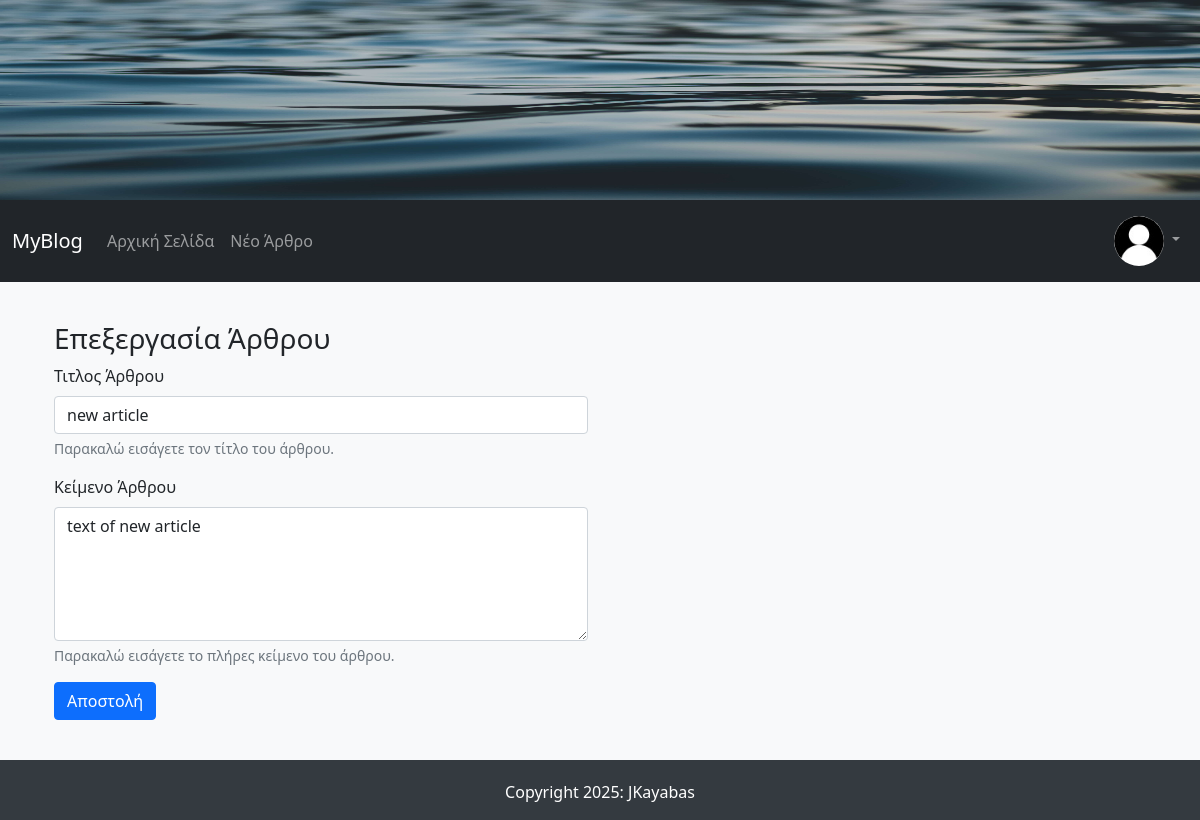
Page /edit_article/1 (signed in) on the committed database.
### FlaskBlogApp/models.py (models this page shows, shortened)
class User(db.Model, UserMixin):
    id = db.Column(db.Integer, primary_key=True)
    username = db.Column(db.String(15), unique=True, nullable=False)
    email = db.Column(db.String(150), unique=True, nullable=False)
    password = db.Column(db.String(36), nullable=False)
    profile_image = db.Column(db.String(30), default ='default_profile_image.jpg')
    articles = db.relationship('Article', backref='author', lazy=True)

class Article(db.Model):
    id = db.Column(db.Integer, primary_key = True)
    article_title = db.Column(db.String(50), nullable=False)
    article_body  = db.Column(db.Text(), nullable=False)
    article_image = db.Column(db.String(30), default ='default_article_image.jpg')
    date_created = db.Column(db.DateTime, nullable=False, default=datetime.utcnow)
    user_id = db.Column(db.Integer, db.ForeignKey('user.id'), nullable=False)

### FlaskBlogApp/routes.py (the view)
@app.route("/edit_article/<int:article_id>", methods=['GET', 'POST'])
@login_required
def edit_article(article_id):
    article = Article.query.filter_by(id=article_id, author=current_user).first_or_404()
    form = NewArticleForm(article_title=article.article_title, article_body=article.article_body)
    if request.method == 'POST' and form.validate_on_submit():
        article.article_title = form.article_title.data
        article.article_body = form.article_body.data
        db.session.commit()
        flash(f"Το άρθρο με τίτλο <b>{article.article_title} </b>ενημερώθηκε με επιτυχία.", "success")
        return redirect(url_for('root'))
    return render_template("new_article.html", form=form, page_title="Επεξεργασία Άρθρου")

### FlaskBlogApp/forms.py
class NewArticleForm(FlaskForm):
    article_title = StringField(label="Τιτλος Άρθρου",
                           validators=[DataRequired(message="Αυτό το πεδίο δεν μπορεί να είναι κενό."),
                                      Length(min =3, max=50,message="Αυτό το πεδίο πρέπει να είναι από 3 έως 50 χαρακτήρες")])
    article_body = TextAreaField(label="Κείμενο Άρθρου",
                        validators=[DataRequired(message="Αυτό το πεδίο δεν μπορεί να είναι κενό."),
                                    Length(min =5,message="Αυτό το πεδίο πρέπει να έχει τουλαχιστον 5 χαρακτήρες")])
    submit = SubmitField("Αποστολή")

### FlaskBlogApp/models.py (called while the page is built)
@login_manager.user_loader
def load_user(user_id):
    return User.query.get(int(user_id))

### FlaskBlogApp/templates/new_article.html (shortened to what this page needs)
{% extends "base.html" %}
{% block content %}
<div class="container login-container">
  <div class="row">
    <div class="col-md-6 login-form-1">
        <h3>{{page_title}}</h3>
        <form method="POST">
          <div class="mb-3">
            {{ form.article_title.label(class="form-label") }}
            {{ form.article_title(class="form-control", required=False) }}
            <div id="article_titleHelp" class="form-text">Παρακαλώ εισάγετε τον τίτλο του άρθρου.</div>
          </div>
          <div class="mb-3">
            {{ form.article_body.label(class="form-label") }}
            {{ form.article_body(class="form-control", rows="5", required=False) }}
            <div id="article_bodyHelp" class="form-text">Παρακαλώ εισάγετε το πλήρες κείμενο του άρθρου.</div>
          </div>
          <div class="mb-3">
              {{ form.submit(class="btn btn-primary") }}
          </div>
        </form>
    </div>
  </div>
</div>
{% endblock content %}

### FlaskBlogApp/templates/navbar.html (shortened to what this page needs)
<nav class="navbar navbar-expand-lg navbar-dark bg-dark">
  <div class="container-fluid">
    <a class="navbar-brand" href="/">MyBlog</a>
    <div class="collapse navbar-collapse" id="navbarNav">
      <ul class="navbar-nav me-auto mb-2 mb-lg-0">
        <li class="nav-item">
          <a class="nav-link" aria-current="page" href="/">Αρχική Σελίδα</a>
        </li>
        <li class="nav-item">
          <a class="nav-link" href="/new_article/">Νέο Άρθρο</a>
        </li>
      </ul>
      <ul class="nav navbar-nav navbar-right">
        {% if current_user.is_authenticated %}
          <li class="nav-item dropdown">
            <a class="nav-link dropdown-toggle" href="#" id="navbarDropdown" role="button"
               data-bs-toggle="dropdown" aria-expanded="false">
              <img class="rounded-circle navbar-profile-image" src="{{ url_for('static',
              filename='images/profiles_images/'+current_user.profile_image) }}" alt="{{current_user.username }}" data-holder-rendered="true" data-bs-toggle="tooltip" data-bs-placement="top" title='{{current_user.username }}'>
            </a>
          </li>
      </ul>
        {% endif %}
    </div>
  </div>
</nav>

### FlaskBlogApp/static/css/styles.css (style rules this page uses)
body { background-color: #f8f9fa; }
.container { margin-top: 20px; }
.row { margin-top: 20px; }
.navbar-profile-image { width: 50px; height: 50px; }

### rows in the picture
User: profile_image (placeholder picture)
Article: article_title "new article", article_body "text of new article"

### other values in the picture
{{ page_title }} "Επεξεργασία Άρθρου"
